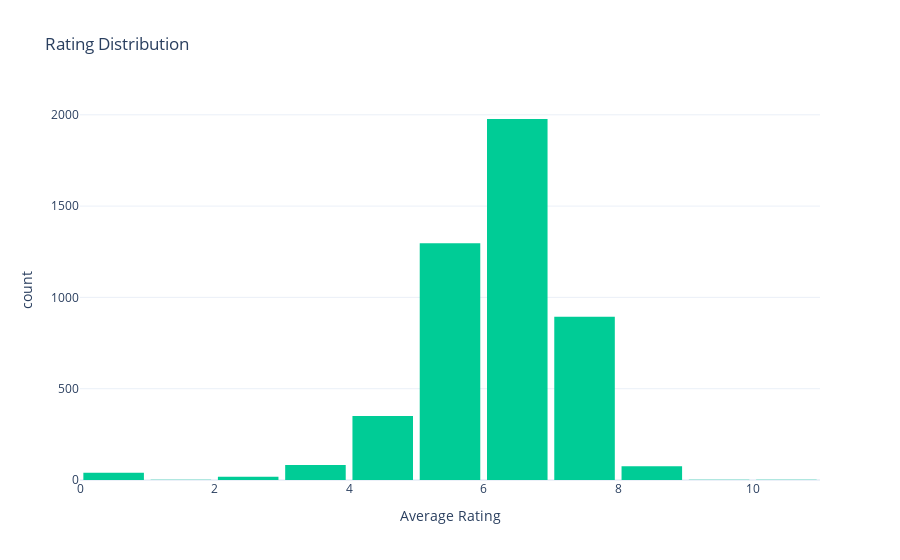

Here is the notebook cell this chart was saved with:
### Code cell
# Rating distribution
fig = px.histogram(df, x='vote_average', nbins=20,
                   title='Rating Distribution',
                   labels={'vote_average': 'Average Rating', 'count': 'Count'},
                   template='plotly_white',
                   color_discrete_sequence=['#00CC96'])
fig.update_layout(bargap=0.1)
fig.show()

### Figure 1 — Plotly figure (JSON) as saved in the notebook; plotly's stock layout.template omitted (floating-point values rounded to 4 significant figures; data arrays with more than 128 entries replaced by an {"elided": "..."} marker saying what was removed)
{"data": [{"bingroup": "x", "hovertemplate": "Average Rating=%{x}<br>count=%{y}<extra></extra>", "legendgroup": "", "marker": {"color": "#00CC96", "pattern": {"shape": ""}}, "name": "", "nbinsx": 20, "orientation": "v", "showlegend": false, "type": "histogram", "x": {"elided": "4738 float values"}, "xaxis": "x", "yaxis": "y"}], "layout": {"bargap": 0.1, "barmode": "relative", "legend": {"tracegroupgap": 0}, "title": {"text": "Rating Distribution"}, "xaxis": {"anchor": "y", "domain": [0, 1], "title": {"text": "Average Rating"}}, "yaxis": {"anchor": "x", "domain": [0, 1], "title": {"text": "count"}}}}
